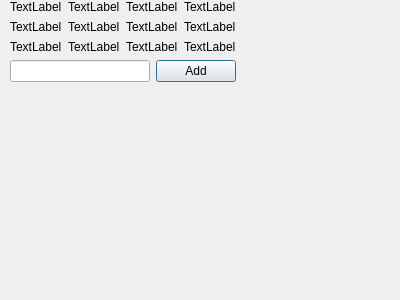
<?xml version="1.0" encoding="UTF-8"?>
<ui version="4.0">
 <class>Dialog</class>
 <widget class="QDialog" name="Dialog">
  <property name="geometry">
   <rect>
    <x>0</x>
    <y>0</y>
    <width>400</width>
    <height>300</height>
   </rect>
  </property>
  <property name="windowTitle">
   <string>Dialog</string>
  </property>
  <property name="sizeGripEnabled">
   <bool>false</bool>
  </property>
  <widget class="QWidget" name="verticalLayoutWidget">
   <property name="geometry">
    <rect>
     <x>10</x>
     <y>0</y>
     <width>291</width>
     <height>291</height>
    </rect>
   </property>
   <layout class="QVBoxLayout" name="verticalLayout">
    <property name="sizeConstraint">
     <enum>QLayout::SetFixedSize</enum>
    </property>
    <item>
     <layout class="QGridLayout" name="gridLayout">
      <item row="2" column="0">
       <widget class="QLabel" name="label">
        <property name="text">
         <string>TextLabel</string>
        </property>
       </widget>
      </item>
      <item row="0" column="0">
       <widget class="QLabel" name="label_2">
        <property name="text">
         <string>TextLabel</string>
        </property>
       </widget>
      </item>
      <item row="1" column="0">
       <widget class="QLabel" name="label_3">
        <property name="text">
         <string>TextLabel</string>
        </property>
       </widget>
      </item>
      <item row="0" column="1">
       <widget class="QLabel" name="label_4">
        <property name="text">
         <string>TextLabel</string>
        </property>
       </widget>
      </item>
      <item row="2" column="1">
       <widget class="QLabel" name="label_6">
        <property name="text">
         <string>TextLabel</string>
        </property>
       </widget>
      </item>
      <item row="0" column="2">
       <widget class="QLabel" name="label_7">
        <property name="text">
         <string>TextLabel</string>
        </property>
       </widget>
      </item>
      <item row="1" column="2">
       <widget class="QLabel" name="label_8">
        <property name="text">
         <string>TextLabel</string>
        </property>
       </widget>
      </item>
      <item row="2" column="2">
       <widget class="QLabel" name="label_9">
        <property name="text">
         <string>TextLabel</string>
        </property>
       </widget>
      </item>
      <item row="0" column="3">
       <widget class="QLabel" name="label_10">
        <property name="text">
         <string>TextLabel</string>
        </property>
       </widget>
      </item>
      <item row="1" column="3">
       <widget class="QLabel" name="label_11">
        <property name="text">
         <string>TextLabel</string>
        </property>
       </widget>
      </item>
      <item row="2" column="3">
       <widget class="QLabel" name="label_12">
        <property name="text">
         <string>TextLabel</string>
        </property>
       </widget>
      </item>
      <item row="1" column="1">
       <widget class="QLabel" name="label_5">
        <property name="text">
         <string>TextLabel</string>
        </property>
       </widget>
      </item>
     </layout>
    </item>
    <item>
     <layout class="QHBoxLayout" name="horizontalLayout">
      <item>
       <widget class="QLineEdit" name="lineEdit"/>
      </item>
      <item>
       <widget class="QPushButton" name="addWordButton">
        <property name="text">
         <string>Add</string>
        </property>
       </widget>
      </item>
     </layout>
    </item>
   </layout>
  </widget>
 </widget>
 <resources/>
 <connections/>
</ui>
